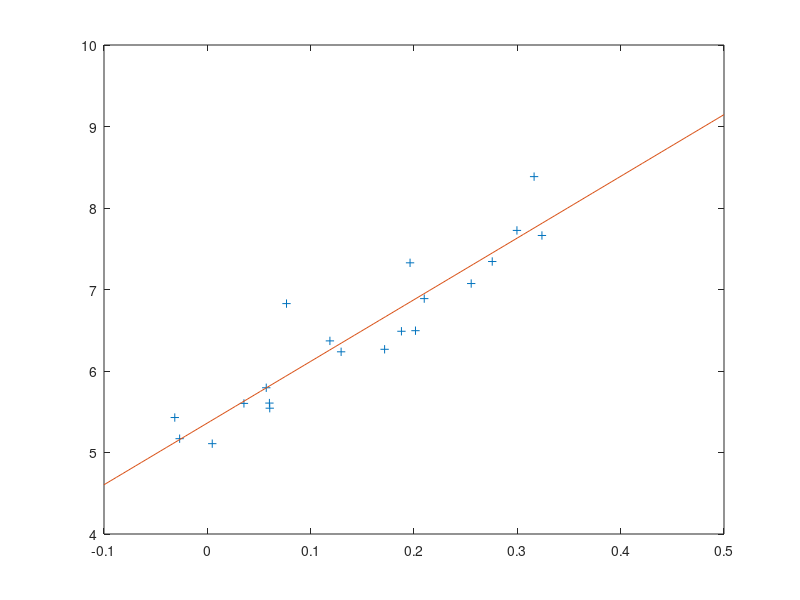
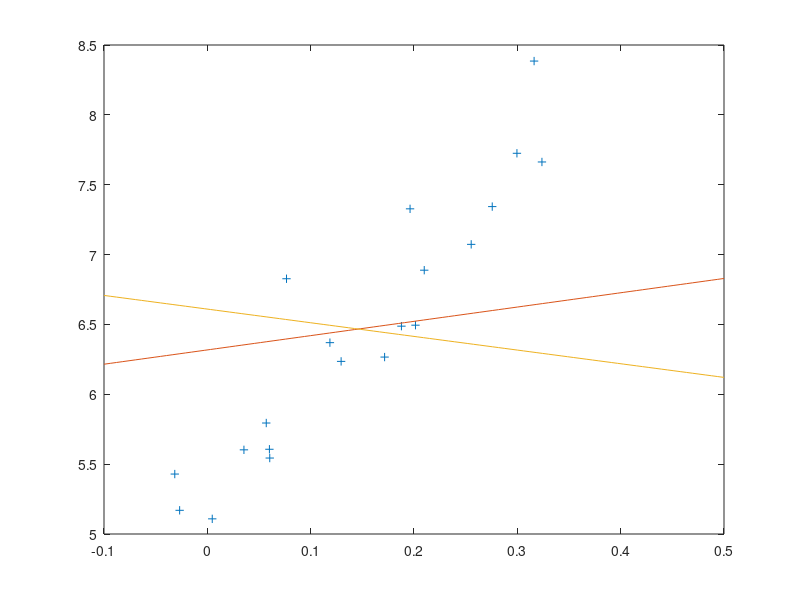

The MATLAB script that drew these images, in order:
clf
clear all

%Load measurement data
load('linjepunkter.mat');

%   Plot data in figure 1, transpose data to be able to solve with 
%   backslash command. Plot least square line in same window
figure(1)
plot(x,y,'+');
A = ones([2,20]);
A(1,:) = x;
A = A.';
Y = y.';
p = A\Y;
hold on
x1 = linspace(-0.1,0.5,100);
fx = p(1)*x1 + p(2);
plot(x1,fx)
hold off

figure(2)
plot(x,y,'+');
N = 20;
xsquaresum = sum(x.^2);
ysquaresum = sum(y.^2);
xsum = sum(x);
ysum = sum(y);
A = zeros(2,2);
A(1,1) = xsquaresum - (1/N)*xsum*xsum;
A(1,2) = xsum * ysum - (1/N)*xsum*ysum;
A(2,1) = xsum * ysum - (1/N)*xsum*ysum;
A(2,2) = ysquaresum - (1/N)*ysum*ysum;
[vecs,vals] = eig(A)
a1 = vecs(1,1)
b1 = vecs(2,1)
c = -1/N*(a1*xsum + b1*ysum)
fx1 = ((a1*x1) + c)/(-vecs(2,1));
hold on
plot(x1,fx1)
fx2 = (vecs(1,2).*x1)/(-vecs(2,2)) - 1/N.*(vecs(1,2)*xsum + vecs(2,2)*ysum)/(-vecs(2,2));
plot(x1,fx2)